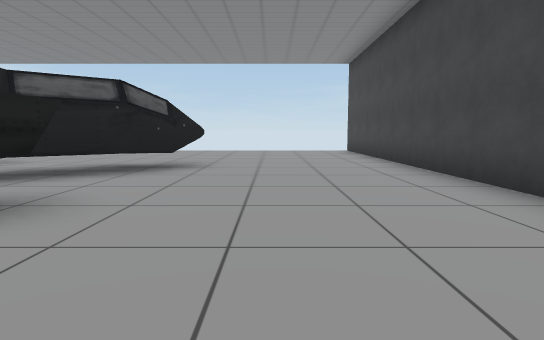
[1] (above)

19 first-person views from a walk through a Unity game level. The camera is 1.2 m above the floor, tilts 6° down and sees 75° across. The floor is counted in squares, 2 m on a side. Each view is taken from the middle of a square. On the plan, view 1 faces up. The plan holds only what a view shows up to about 10 squares ahead; the rest is blank. The place goes on beyond the plan. The player character is not drawn. Door leaves are left out, so doorways stand open. Some surface patterns are stand-ins.

[2]
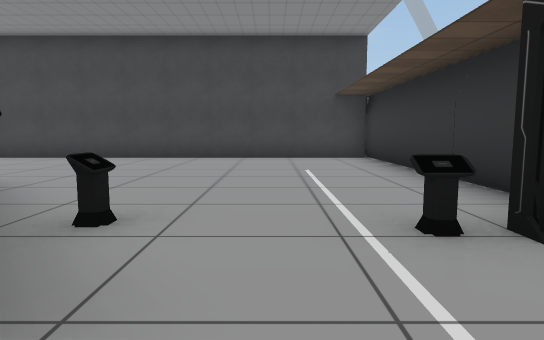

[3]
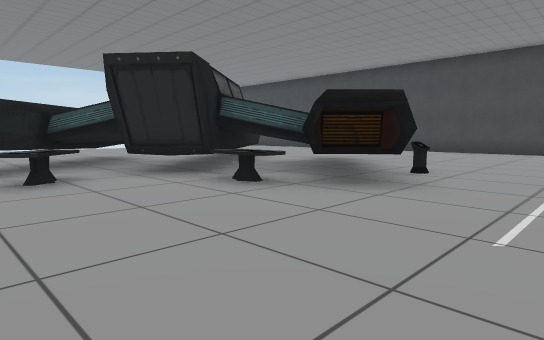

[4]
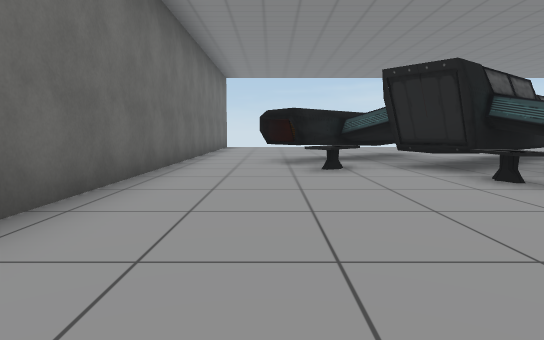

[5]
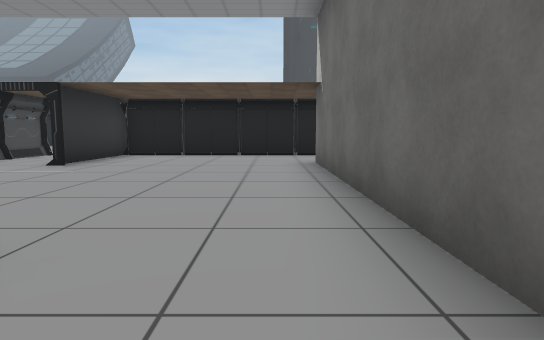

[6]
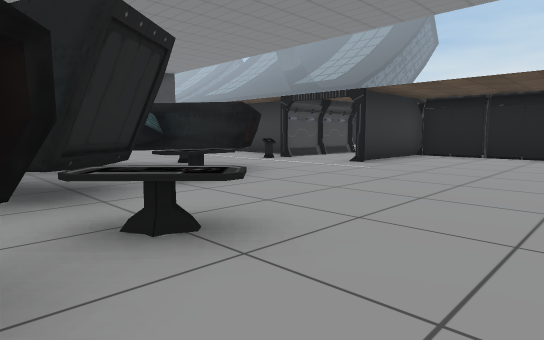

[7]
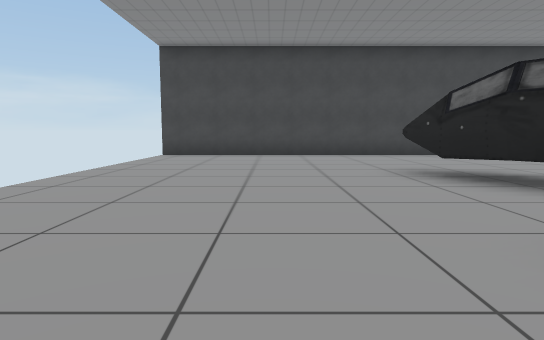

[8]
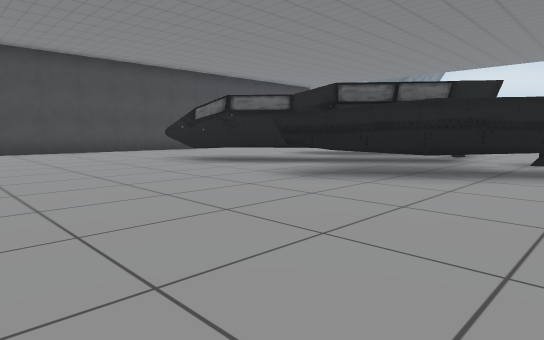

[9]
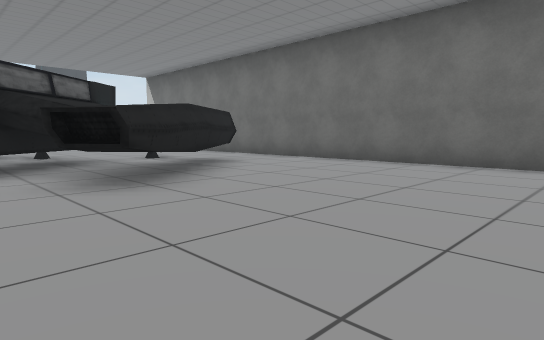

[10]
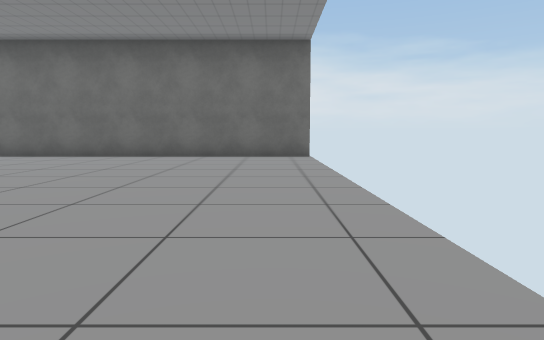

[11]
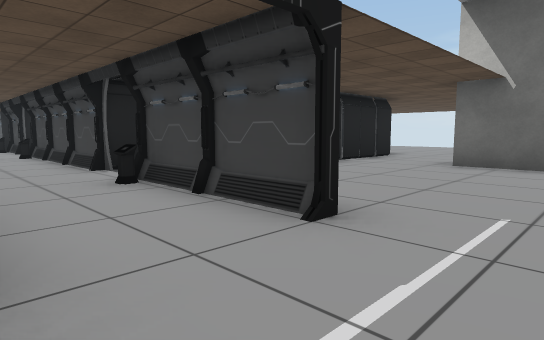

[12]
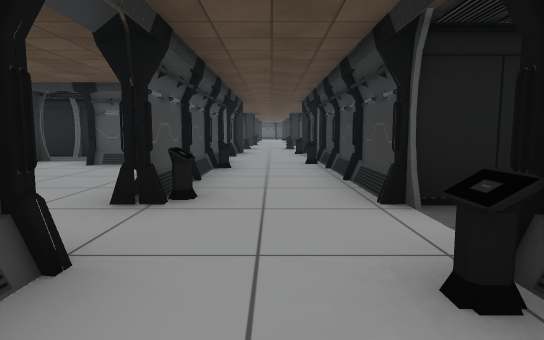

[13]
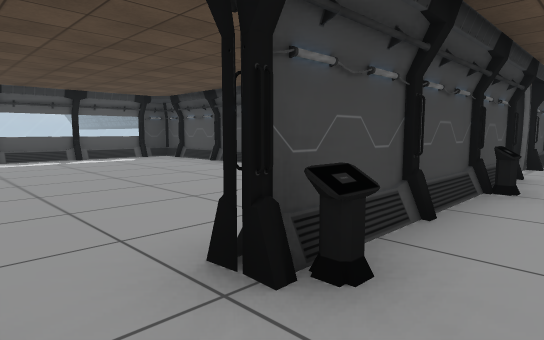

[14]
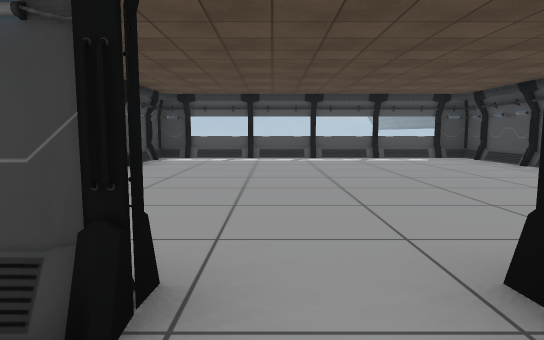

[15]
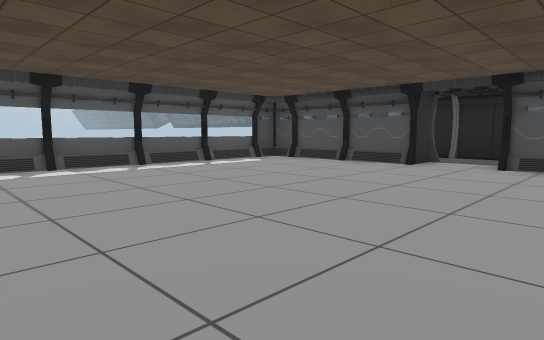

[16]
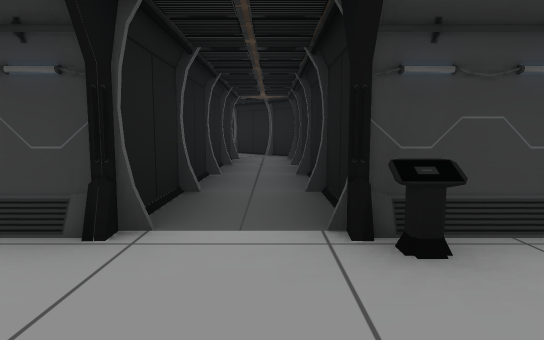

[17]
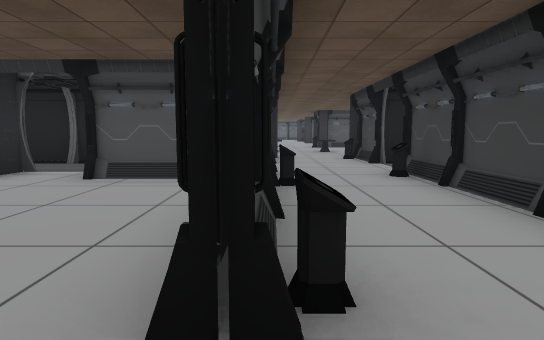

[18]
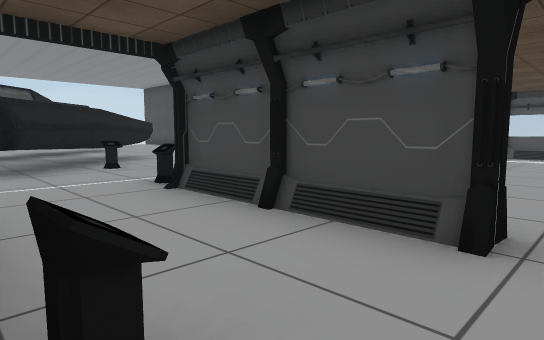

[19]
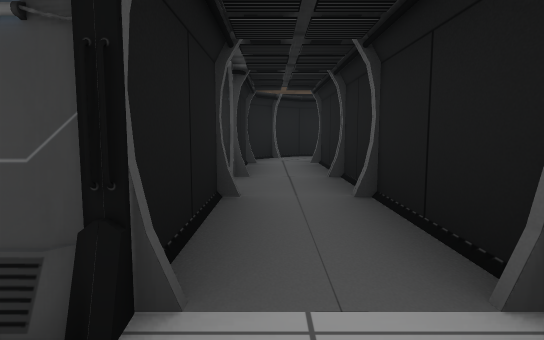

### Floor plan
Key: @ floor where view 1 was taken; # wall or solid block; . floor; D open door; T thing the floor can be seen under or through; O other object.
Columns run from 14 left of view 1 to 4 right of it. Each row starts with its distance up from view 1.
 12    #             #
 11    #.............#
 10    #.............#
  9    #.............#
  8    #.............#
  7    #....TT..T....#
  6    #...TT..TT....#
  5    #.TTTTTTT.....#
  4    #.TTTTTT......#
  3    #..OTTT  T....#
  2    #....TTTTT....#
  1    #....OTT......#
  0    #.....TO...@..#
 -1    #.............#
 -2    #......O......#
 -3    #....DDD########
 -4 ........#.#.......#
 -5 .#######O.#.......#
 -6 ##................#
 -7  ########.O.......#
 -8         #.#.......#
 -9         #.#.......#
-10         #.O.......#
-11         O.###.#####
-12         ..........#
-13        ##.#######.#
-14         O.#

Where each view was taken, in squares from view 1:
view 1: 0 up, 0 right, facing up
view 2: 1 down, 6 left, facing right
view 3: 2 down, 9 left, facing up-right
view 4: 3 down, 9 left, facing up
view 5: 4 up, 10 left, facing down
view 6: 4 up, 10 left, facing down-right
view 7: 9 up, 7 left, facing right
view 8: 11 up, 9 left, facing down-right
view 9: 11 up, 4 left, facing down-left
view 10: 11 up, 2 left, facing left
view 11: 1 down, 4 left, facing down-left
view 12: 4 down, 5 left, facing down
view 13: 6 down, 5 left, facing down-right
view 14: 6 down, 5 left, facing right
view 15: 4 down, 3 left, facing down-right
view 16: 6 down, 4 left, facing left
view 17: 6 down, 4 left, facing down
view 18: 6 down, 6 left, facing up-right
view 19: 12 down, 5 left, facing right
